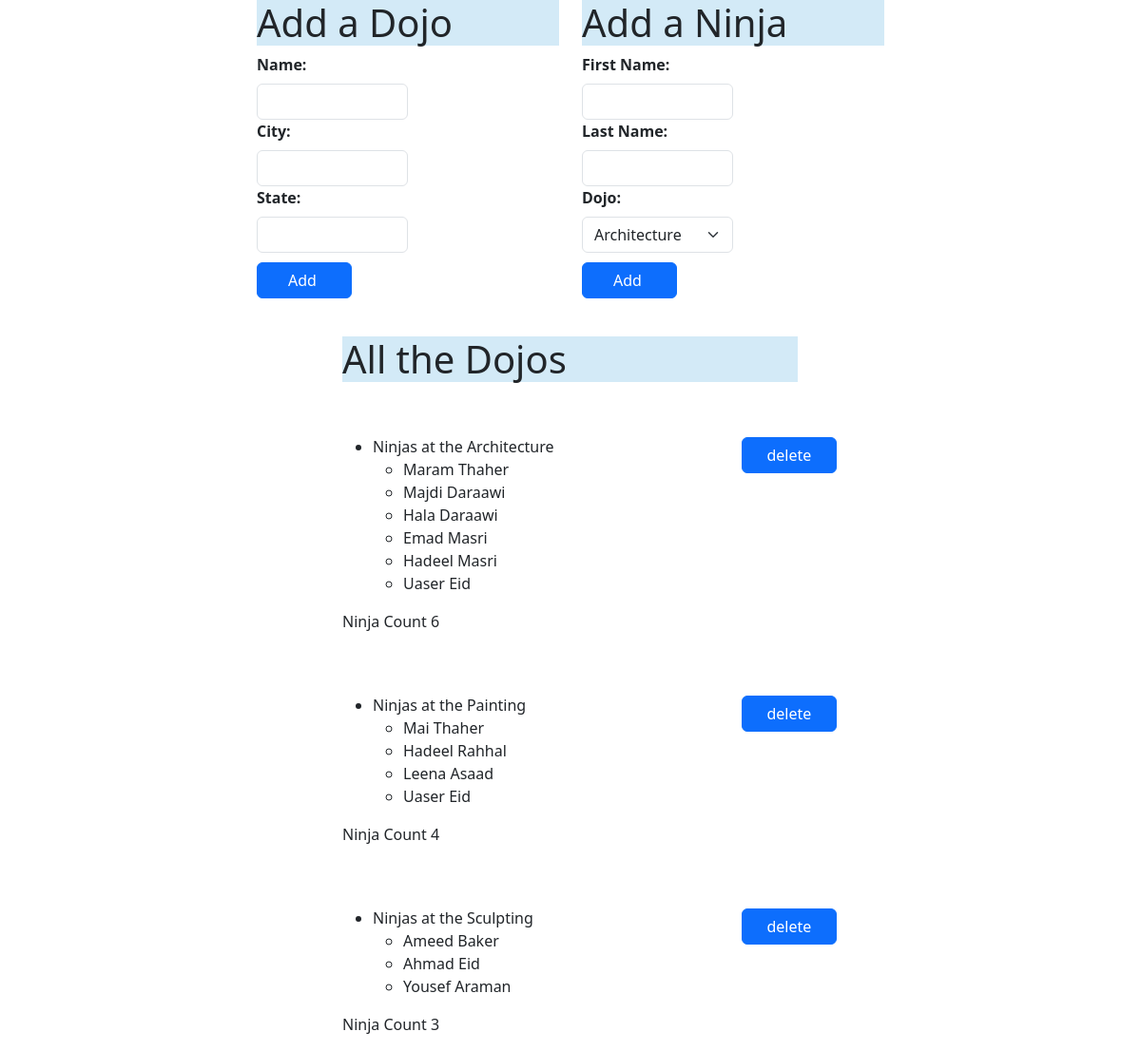
The page / on the database its author committed.
### dojo_ninjas_app/models.py (models this page shows)
class Dojo(models.Model):
    name= models.CharField(max_length=255)
    city= models.CharField(max_length=255)
    state= models.CharField(max_length=255)
    created_at=models.DateTimeField(auto_now_add=True)
    updated_at=models.DateTimeField(auto_now=True)

class Ninja(models.Model):
    first_name=models.CharField(max_length=255)
    last_name=models.CharField(max_length=255)
    dojo=models.ForeignKey(Dojo, related_name='ninjas', on_delete=models.CASCADE )
    created_at=models.DateTimeField(auto_now_add=True)
    updated_at=models.DateTimeField(auto_now=True)

### dojo_ninjas_app/views.py (the view)
# urls.py: path('', views.index),
def index(request):
    context={ "dojos": models.dojo_display(),
    }
    return render(request, 'index.html', context)

### dojo_ninjas_app/models.py (called while the page is built)
def dojo_display():
    return Dojo.objects.all()

### dojo_ninjas_app/templates/index.html (shortened to what this page needs)
<!DOCTYPE html>
<html lang="en">
<head>
    <link href="https://cdn.jsdelivr.net/npm/bootstrap@5.3.3/dist/css/bootstrap.min.css" rel="stylesheet">
    {% load static %}
    <link rel="stylesheet" href="{% static 'css/style.css' %}">
</head>
<body>
    <div class="container ">
        <div class="forms row">
            <div class="form1 col">
                <h1>Add a Dojo</h1>
                <form action="/dojo" method="post">
                    <div class="col-md-6">
                        <label for="dojo_name" class="form-label">Name:</label>
                    <input type="text" name="dojo_name" id="dojo_name" class="form-control">
                    </div>
                    <div class="col-md-6">
                        <label for="city" class="form-label">City:</label>
                    <input type="text" name="city" id="city" class="form-control">
                    </div>
                    <div class="col-md-6">
                        <label for="state" class="form-label">State:</label>
                        <input type="text" name="state" id="state" class="form-control">
                    </div>
                    <div class="col-auto">
                        <input type="submit" value="Add "class="btn btn-primary">
                    </div>
                </form>
            </div>
            <div class="form2 col">
                <h1>Add a Ninja</h1>
                <form action="/ninja" method="post">
                    <div class="col-md-6">
                        <label for="f-name" class="form-label">First Name:</label>
                    <input type="text" name="f-name" id="f-name" class="form-control">
                    </div>
                    <div class="col-md-6">
                        <label for="l-name" class="form-label">Last Name:</label>
                    <input type="text" name="l-name" id="l-name" class="form-control">
                    </div>
                    <div class="col-md-6">
                        <label for="dojo2" class="form-label">Dojo:</label>
                        <select name="dojo" id="dojo2" class="form-select">
                            {% for dojo in dojos %}
                            <option value="{{ dojo.id }}">
                                {{ dojo.name }}
                            </option>
                            {% endfor %}
                        </select>
                    </div>
                    <div class="col-auto">
                        <input type="submit" value="Add " class="btn btn-primary">
                    </div>
                </form>
            </div>
        </div>
    </div>
    <div class="all_dojos">
        <h1>All the Dojos</h1>
        {% for dojo in dojos %}
        <ul>
            <form action="/delete" method="post">
                <input type="submit" name="delete" value="delete" class="delete btn btn-primary">
            </form>
            <li >
                Ninjas at the {{ dojo.name }}
                {% for ninja in dojo.ninjas.all %}
                <ul>
                    <li> {{ ninja.first_name }} {{ ninja.last_name }}</li>
                </ul>
            </li>
            {% endfor %}
        </ul>
        <p class="count">Ninja Count {{ dojo.ninjas.all.count }} </p>
        {% endfor %}
    </div>
</body>
</html>

### dojo_ninjas_app/static/css/style.css (style rules this page uses)
* { padding: 0%; margin: 0%; }
.form1 { margin-left: 20%; }
.form2 { margin-right: 20%; }
.all_dojos { margin-left: 30%; margin-top: 40px; }
.btn { margin-top: 10px; width:100px; }
h1 { background-color:rgb(211, 234, 247); }
.all_dojos h1 { width: 57%; }
form label { font-weight: bold; }
.delete { position: relative; left: 48%; top: 40px; }

### rows shown on the page
Dojo: name "Architecture", ninjas.all.count "6"
Ninja: first_name "Maram", last_name "Thaher"
Ninja: first_name "Majdi", last_name "Daraawi"
Ninja: first_name "Hala", last_name "Daraawi"
Ninja: first_name "Emad", last_name "Masri"
Ninja: first_name "Hadeel", last_name "Masri"
Ninja: first_name "Uaser", last_name "Eid"
Dojo: name "Painting", ninjas.all.count "4"
Ninja: first_name "Mai", last_name "Thaher"
Ninja: first_name "Hadeel", last_name "Rahhal"
Ninja: first_name "Leena", last_name "Asaad"
Ninja: first_name "Uaser", last_name "Eid"
Dojo: name "Sculpting", ninjas.all.count "3"
Ninja: first_name "Ameed", last_name "Baker"
Ninja: first_name "Ahmad", last_name "Eid"
Ninja: first_name "Yousef", last_name "Araman"

### other values the page prints
form field dojo "Architecture"
